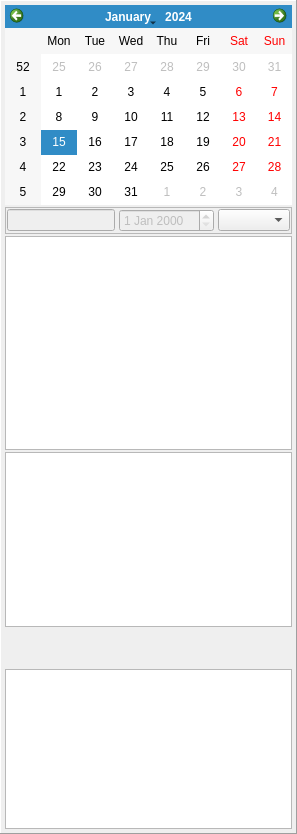
         <widget class="QFrame" name="frameFoodInfo">
          <property name="sizePolicy">
           <sizepolicy hsizetype="Preferred" vsizetype="Preferred">
            <horstretch>1</horstretch>
            <verstretch>0</verstretch>
           </sizepolicy>
          </property>
          <property name="minimumSize">
           <size>
            <width>0</width>
            <height>0</height>
           </size>
          </property>
          <property name="maximumSize">
           <size>
            <width>300</width>
            <height>16777215</height>
           </size>
          </property>
          <property name="frameShape">
           <enum>QFrame::Panel</enum>
          </property>
          <property name="frameShadow">
           <enum>QFrame::Raised</enum>
          </property>
          <layout class="QVBoxLayout" name="verticalLayout_6">
           <property name="spacing">
            <number>2</number>
           </property>
           <property name="leftMargin">
            <number>4</number>
           </property>
           <property name="topMargin">
            <number>4</number>
           </property>
           <property name="rightMargin">
            <number>4</number>
           </property>
           <property name="bottomMargin">
            <number>4</number>
           </property>
           <item>
            <widget class="QCalendarWidget" name="calendarWidget_Food">
             <property name="sizePolicy">
              <sizepolicy hsizetype="Preferred" vsizetype="Preferred">
               <horstretch>0</horstretch>
               <verstretch>0</verstretch>
              </sizepolicy>
             </property>
             <property name="minimumSize">
              <size>
               <width>250</width>
               <height>200</height>
              </size>
             </property>
             <property name="maximumSize">
              <size>
               <width>16777215</width>
               <height>16777215</height>
              </size>
             </property>
             <property name="gridVisible">
              <bool>false</bool>
             </property>
            </widget>
           </item>
           <item>
            <widget class="QFrame" name="frame_8">
             <property name="frameShape">
              <enum>QFrame::StyledPanel</enum>
             </property>
             <property name="frameShadow">
              <enum>QFrame::Raised</enum>
             </property>
             <layout class="QHBoxLayout" name="horizontalLayout_17">
              <property name="spacing">
               <number>4</number>
              </property>
              <property name="leftMargin">
               <number>1</number>
              </property>
              <property name="topMargin">
               <number>1</number>
              </property>
              <property name="rightMargin">
               <number>1</number>
              </property>
              <property name="bottomMargin">
               <number>1</number>
              </property>
              <item>
               <widget class="QLineEdit" name="lineEdit_selectWeek">
                <property name="enabled">
                 <bool>false</bool>
                </property>
               </widget>
              </item>
              <item>
               <widget class="QDateEdit" name="dateEdit_selectWeek">
                <property name="enabled">
                 <bool>false</bool>
                </property>
               </widget>
              </item>
              <item>
               <widget class="QComboBox" name="comboBox_weightmode">
                <property name="sizePolicy">
                 <sizepolicy hsizetype="Preferred" vsizetype="Fixed">
                  <horstretch>1</horstretch>
                  <verstretch>0</verstretch>
                 </sizepolicy>
                </property>
               </widget>
              </item>
             </layout>
            </widget>
           </item>
           <item>
            <widget class="QListWidget" name="listWidget_weekPlans">
             <property name="sizePolicy">
              <sizepolicy hsizetype="Expanding" vsizetype="Expanding">
               <horstretch>0</horstretch>
               <verstretch>2</verstretch>
              </sizepolicy>
             </property>
             <property name="font">
              <font>
               <family>Segoe UI</family>
               <pointsize>12</pointsize>
               <weight>75</weight>
               <bold>true</bold>
              </font>
             </property>
            </widget>
           </item>
           <item>
            <widget class="QTableWidget" name="tableWidget_forecast">
             <property name="sizePolicy">
              <sizepolicy hsizetype="Expanding" vsizetype="Expanding">
               <horstretch>0</horstretch>
               <verstretch>1</verstretch>
              </sizepolicy>
             </property>
             <property name="minimumSize">
              <size>
               <width>0</width>
               <height>175</height>
              </size>
             </property>
             <property name="maximumSize">
              <size>
               <width>16777215</width>
               <height>200</height>
              </size>
             </property>
            </widget>
           </item>
           <item>
            <spacer name="verticalSpacer">
             <property name="orientation">
              <enum>Qt::Vertical</enum>
             </property>
             <property name="sizeHint" stdset="0">
              <size>
               <width>20</width>
               <height>40</height>
              </size>
             </property>
            </spacer>
           </item>
           <item>
            <widget class="QTableWidget" name="tableWidget_weekSum">
             <property name="sizePolicy">
              <sizepolicy hsizetype="Expanding" vsizetype="Expanding">
               <horstretch>0</horstretch>
               <verstretch>1</verstretch>
              </sizepolicy>
             </property>
             <property name="minimumSize">
              <size>
               <width>0</width>
               <height>160</height>
              </size>
             </property>
             <property name="maximumSize">
              <size>
               <width>16777215</width>
               <height>165</height>
              </size>
             </property>
            </widget>
           </item>
          </layout>
         </widget>
